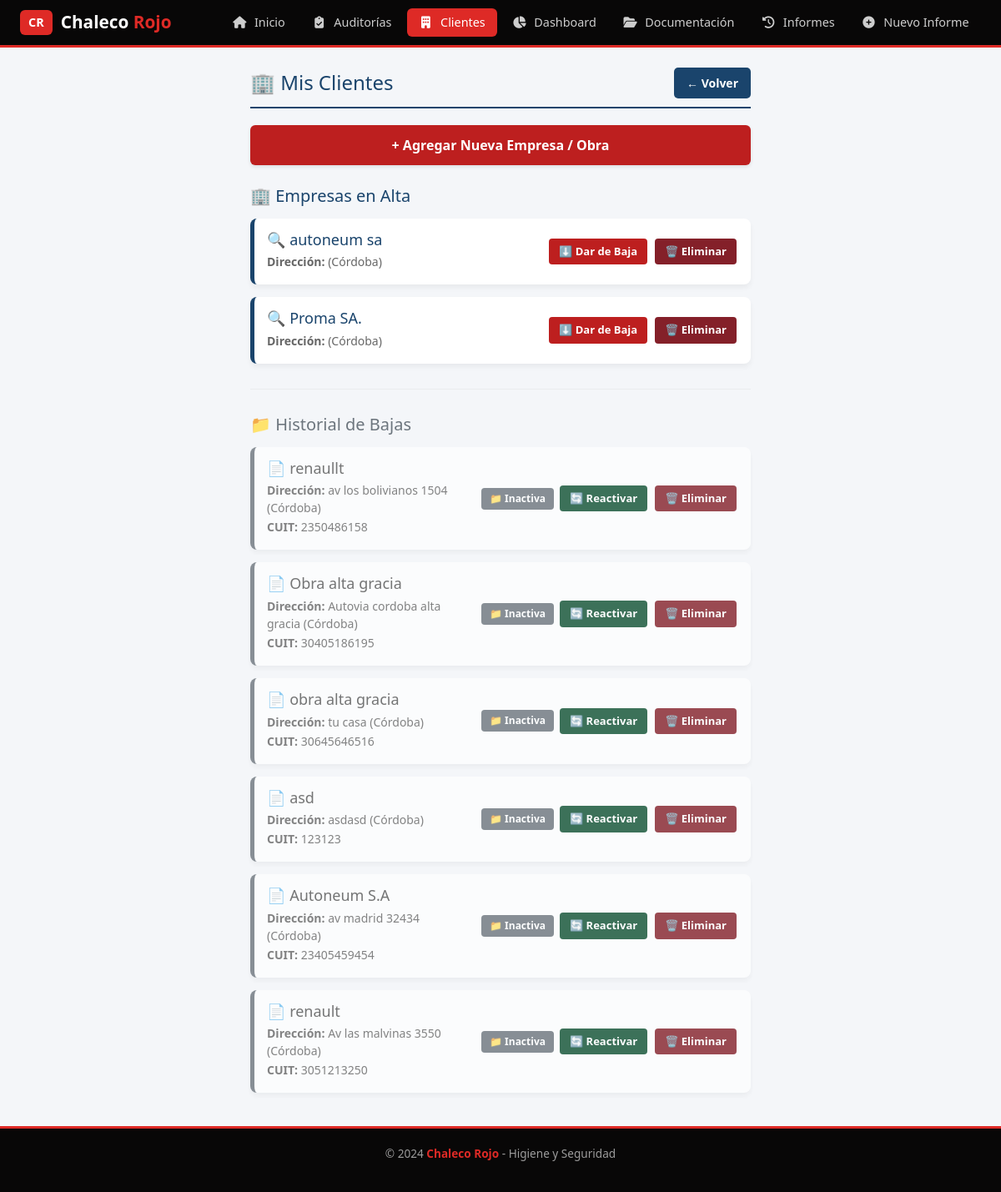
Page /clientes/ on the earlier database version.
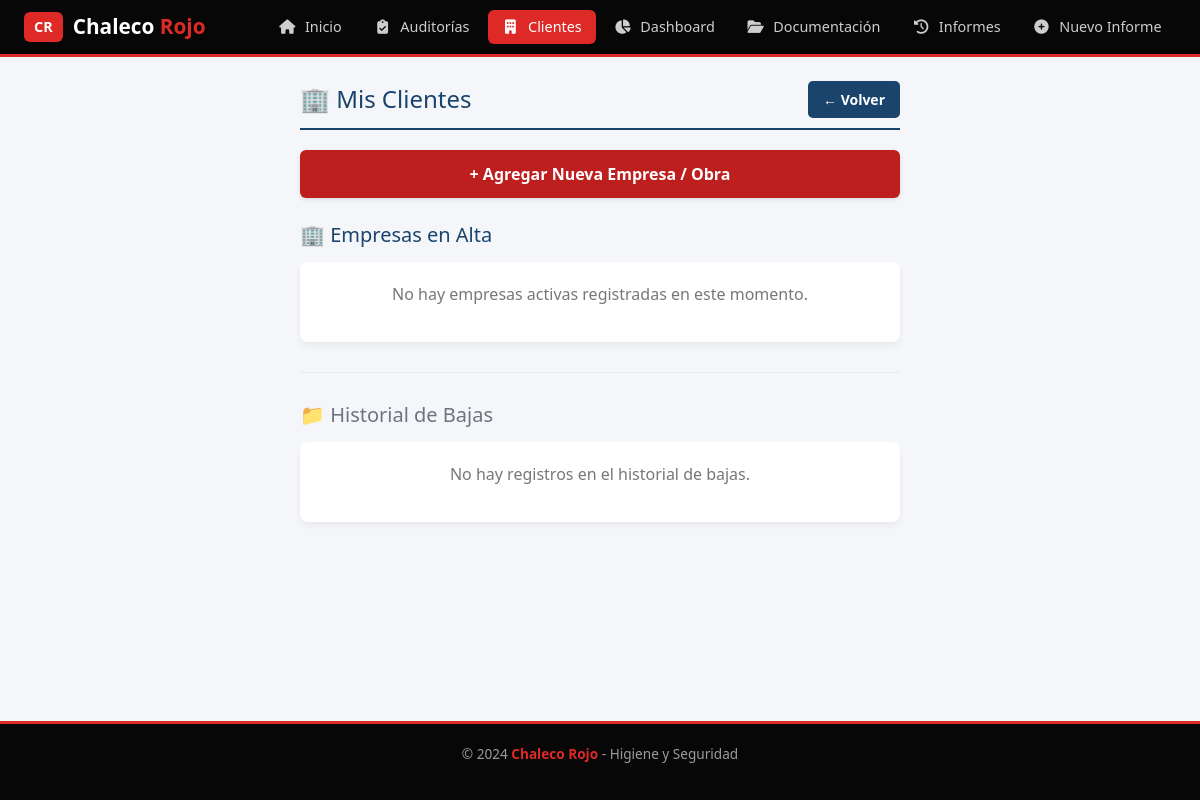
Same page on the later database version.
### chaleco_app/models.py (models this page shows, shortened)
class ClienteEmpresa(models.Model):
    organizacion = models.ForeignKey(Organizacion, on_delete=models.CASCADE)
    nombre_fantasia = models.CharField(max_length=150)
    razon_social = models.CharField(max_length=150, null=True, blank=True)
    cuit = models.CharField(max_length=11, null=True, blank=True)
    direccion = models.CharField(max_length=200)
    provincia = models.CharField(max_length=100, default='Córdoba')
    telefono = models.CharField(max_length=50, null=True, blank=True)
    email = models.EmailField(null=True, blank=True)
    activo = models.BooleanField(default=True)

### chaleco_app/views.py (the view)
# urls.py: path('clientes/', lista_clientes_view, name='lista_clientes'),
def lista_clientes_view(request):
    if request.user.is_authenticated:
        try:
            mi_organizacion = request.user.perfilusuario.organizacion
        except PerfilUsuario.DoesNotExist:
            mi_organizacion = Organizacion.objects.first()
    else:
        mi_organizacion = Organizacion.objects.first()
    if mi_organizacion:
        empresas_activas = ClienteEmpresa.objects.filter(organizacion=mi_organizacion, activo=True)
        empresas_bajas = ClienteEmpresa.objects.filter(organizacion=mi_organizacion, activo=False)
    else:
        empresas_activas = ClienteEmpresa.objects.filter(activo=True)
        empresas_bajas = ClienteEmpresa.objects.filter(activo=False)
    context = {
        'empresas_activas': empresas_activas,
        'empresas_bajas': empresas_bajas,
    }
    return render(request, 'lista_clientes.html', context)

### chaleco_app/templates/lista_clientes.html (shortened to what this page needs)
{% extends "base.html" %}
{% load static %}
{% block content %}
<div class="header-lista">
    <h1>🏢 Mis Clientes</h1>
    <a href="{% url 'inicio' %}" class="btn-volver">← Volver</a>
</div>
<div class="container-lista">
    <a href="{% url 'alta_cliente' %}" class="btn-alta">+ Agregar Nueva Empresa / Obra</a>
    <h2 class="seccion-titulo">🏢 Empresas en Alta</h2>
    {% if empresas_activas %}
        {% for cliente in empresas_activas %}
            <div class="cliente-card">
                <div class="cliente-info">
                    <h3>
                        <a href="{% url 'detalle_cliente' cliente.id %}">
                            🔍 {{ cliente.nombre_fantasia }}
                        </a>
                    </h3>
                    <p><strong>Dirección:</strong> {{ cliente.direccion }} ({{ cliente.provincia|default:"-" }})</p>
                </div>
                <div class="acciones-group">
                    <a href="{% url 'baja_cliente' cliente.id %}"
                       class="btn-accion btn-baja"
                       onclick="return confirm('¿Seguro que querés dar de baja esta empresa?');">
                        ⬇️ Dar de Baja
                    </a>
                    <a href="{% url 'eliminar_cliente' cliente.id %}"
                       class="btn-accion btn-eliminar"
                       onclick="return confirm('⚠️ ¿Estás seguro? Esta acción ELIMINARÁ el cliente de la base de datos. No se puede deshacer.');">
                        🗑️ Eliminar
                    </a>
                </div>
            </div>
        {% endfor %}
    {% else %}
        <div class="no-clientes">
            <p>No hay empresas activas registradas en este momento.</p>
        </div>
    {% endif %}
    <hr>
    <h2 class="seccion-titulo" style="color: #6c757d;">📁 Historial de Bajas</h2>
    {% if empresas_bajas %}
        {% for cliente in empresas_bajas %}
            <div class="cliente-card baja">
                <div class="cliente-info">
                    <h3>
                        <a href="{% url 'detalle_cliente' cliente.id %}">
                            📄 {{ cliente.nombre_fantasia }}
                        </a>
                    </h3>
                    <p><strong>Dirección:</strong> {{ cliente.direccion }} ({{ cliente.provincia|default:"-" }})</p>
                    {% if cliente.cuit %}<p><strong>CUIT:</strong> {{ cliente.cuit }}</p>{% endif %}
                </div>
                <div class="acciones-group">
                    <span class="badge-baja">📁 Inactiva</span>
                    <a href="{% url 'reactivar_cliente' cliente.id %}"
                       class="btn-accion btn-reactivar"
                       onclick="return confirm('¿Querés reactivar esta empresa?');">
                        🔄 Reactivar
                    </a>
                    <a href="{% url 'eliminar_cliente' cliente.id %}"
                       class="btn-accion btn-eliminar"
                       onclick="return confirm('⚠️ ¿Estás seguro? Esta acción ELIMINARÁ el cliente de la base de datos. No se puede deshacer.');">
                        🗑️ Eliminar
                    </a>
                </div>
            </div>
        {% endfor %}
    {% else %}
        <div class="no-clientes">
            <p>No hay registros en el historial de bajas.</p>
        </div>
    {% endif %}
</div>
{% endblock %}

Differences in the rows shown:
removed ClienteEmpresa: nombre_fantasia "autoneum sa", provincia "Córdoba", shown under "🏢 Empresas en Alta"
removed ClienteEmpresa: nombre_fantasia "Proma SA.", provincia "Córdoba", shown under "🏢 Empresas en Alta"
removed ClienteEmpresa: nombre_fantasia "renaullt", direccion "av los bolivianos 1504", provincia "Córdoba", cuit "2350486158", shown under "📁 Historial de Bajas"
removed ClienteEmpresa: nombre_fantasia "Obra alta gracia", direccion "Autovia cordoba alta gracia", provincia "Córdoba", cuit "30405186195", shown under "📁 Historial de Bajas"
removed ClienteEmpresa: nombre_fantasia "obra alta gracia", direccion "tu casa", provincia "Córdoba", cuit "30645646516", shown under "📁 Historial de Bajas"
removed ClienteEmpresa: nombre_fantasia "asd", direccion "asdasd", provincia "Córdoba", cuit "123123", shown under "📁 Historial de Bajas"
removed ClienteEmpresa: nombre_fantasia "Autoneum S.A", direccion "av madrid 32434", provincia "Córdoba", cuit "23405459454", shown under "📁 Historial de Bajas"
removed ClienteEmpresa: nombre_fantasia "renault", direccion "Av las malvinas 3550", provincia "Córdoba", cuit "3051213250", shown under "📁 Historial de Bajas"
Other differences:
text now shown: "No hay empresas activas registradas en este momento. No hay registros en el historial de bajas."
